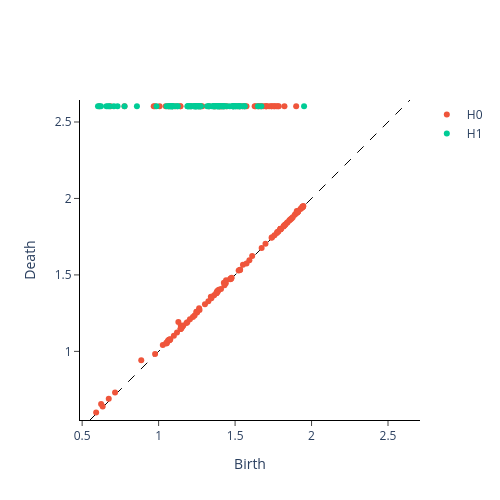

Source (notebook cell):
### Markdown cell above
It works! We can clearly see two persistent $H_1$ generators corresponding to the loops in the digit "8", along with a single $H_0$ generator corresponding to the connected components. 

As a postprocessing step, it is often convenient to rescale the persistence diagrams which can be achieved in ``giotto-tda`` as follows:

### Code cell
from gtda.diagrams import Scaler

scaler = Scaler()
glioma_scaled = scaler.fit_transform(glioma_cubical)

scaler.plot(glioma_scaled)
